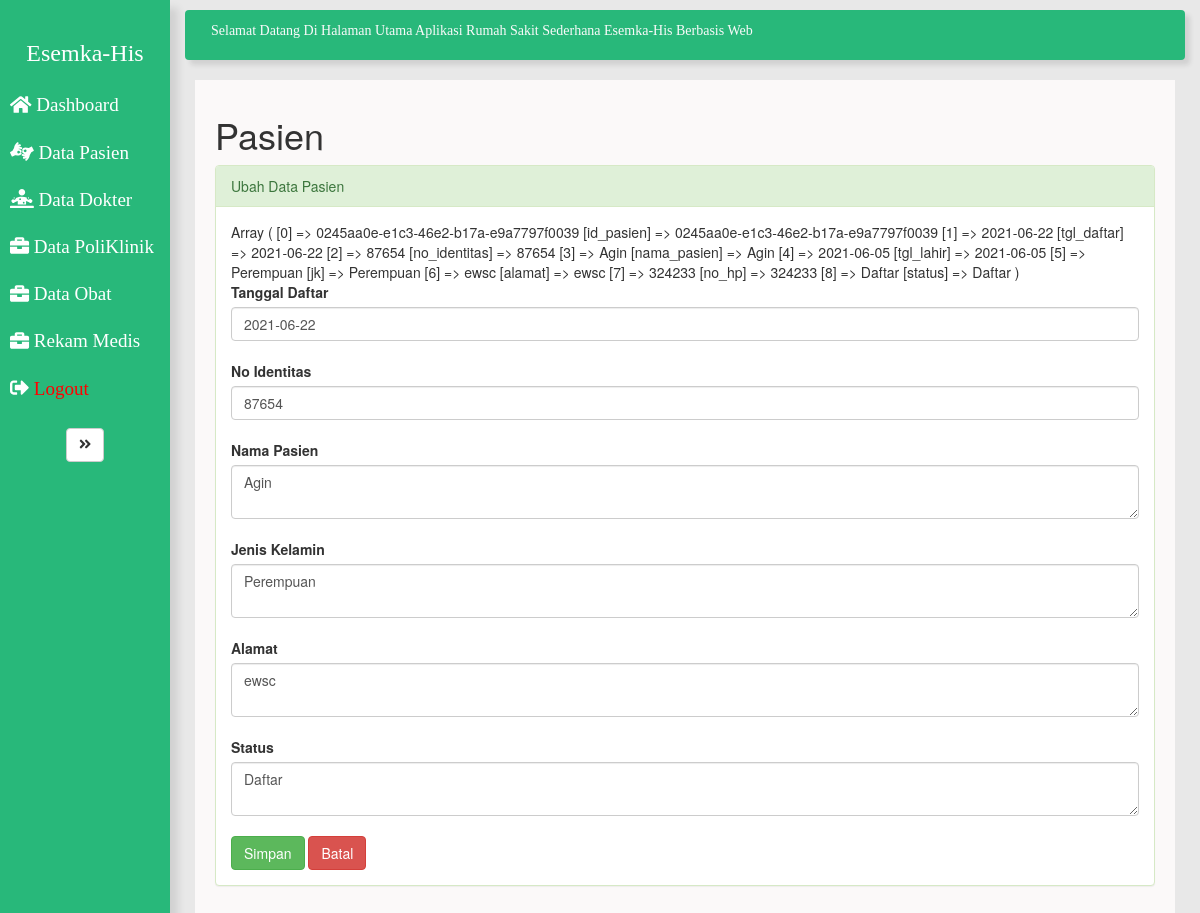
Screenshot of /pasien/edit_pasien.php?id=0245aa0e-e1c3-46e2-b17a-e9a7797f0039 with the database file from the repository.
### tables this page shows
CREATE TABLE `pasien` (
  `id_pasien` varchar(50) NOT NULL,
  `tgl_daftar` date NOT NULL,
  `no_identitas` varchar(30) NOT NULL,
  `nama_pasien` text NOT NULL,
  `tgl_lahir` date NOT NULL,
  `jk` text NOT NULL,
  `alamat` text NOT NULL,
  `no_hp` text NOT NULL,
  `status` text NOT NULL
);

### pasien/edit_pasien.php (the view, shortened to what this page needs)
<!DOCTYPE html>
<html lang="en">
<head>
  	<link rel="stylesheet" href="../assets/css/style.css">
	<link rel="stylesheet" href="https://maxcdn.bootstrapcdn.com/bootstrap/3.4.0/css/bootstrap.min.css">
</head>
<body>
	<div class="wrapper">
			<nav id="sidebar">
				<div class="sidebar-header">
					<a href="../index.php"><h3>Esemka-His</h3>
					</a>
				</div>
				<ul class="list-unstyled components">
					<li>
						<a href="../index.php">
							<i class="fas fa-home"></i>
							Dashboard
						</a>
					</li>
					<li>
						<a href="../pendaftaran">
							<i class="fas fa-american-sign-language-interpreting"></i>
							Data Pasien
						</a>
					</li>
					<li>
						<a href="../dokter/data_dokter.php">
							<i class="fas fa-diagnoses"></i>
							Data Dokter
						</a>
					</li>
					<li>
						<a href="../poliklinik/data_poli.php">
							<i class="fas fa-briefcase"></i>
							Data PoliKlinik
						</a>
					</li>
					<li>
						<a href="../obat/data_obat.php">
							<i class="fas fa-briefcase"></i>
							Data Obat
						</a>
					</li>
					<li>
						<a href="../pelayanan.php">
							<i class="fas fa-briefcase"></i>
							Rekam Medis
						</a>
					</li>
					<li>
						<a href="../logout.php">
							<i class="fas fa-sign-out-alt"></i>
							<font color="red">Logout</font><br>
						</a>
					</li>
				</ul>
					<button type="button" id="sidebarCollapse" class="btn btn-default">
							<i class="fas fa-angle-double-right"></i>
					</button>
			</nav>
		<div id="content">
			<nav class="navbar navbar-expand-lg ">
                <div class="container-fluid">
				<marquee>Selamat Datang Di Halaman Utama Aplikasi Rumah Sakit Sederhana Esemka-His Berbasis Web</marquee>
				</div>
			</nav>
			<div id="page-wrapper" >
				<div style="padding: 15px 20px;background-color: #fbf9f9; min-height: 600px; margin-right: 15px; margin-left: 5px; margin-bottom: 0px;" >
					<div id="page-inner">
                        <div class="box">
                            <h1>Pasien</h1>
                            <div class="panel panel-success">
                            <div class="panel-heading">Ubah Data Pasien </div>
                                <div class="panel-body">
                                <div class="row">
                                    <div class="col-md-12">
                                    <?php
                                     include '../../config.php';
                                     $id = $_GET['id'];
                                     $sql_pasien = mysqli_query($koneksi,"SELECT * FROM pasien WHERE id_pasien='$id'") or die ;(mysqli_error($koneksi));
                                     $data = mysqli_fetch_array($sql_pasien);
                                     print_r($data);
                                     ?>
                                    <form method="post" action="proses_pasien.php">
                                        <label>Tanggal Daftar</label>
                                        <input name="tgl_daftar" id="tgl_daftar" value="<?php echo $data['tgl_daftar']; ?>" class="form-control" required autofocus/>
                                        <br />
                                        <label>No Identitas</label>
                                        <input  type="number" name="no_identitas" id="no_identitas" class="form-control" value="<?=$data['no_identitas']?>"required />
                                        <br />
                                        <label>Nama Pasien</label>
                                        <textarea name="nama_pasien" id="nama_pasien" class="form-control" required><?php echo $data['nama_pasien']; ?></textarea>
                                        <label>Jenis Kelamin</label>
                                        <textarea name="jk" id="jk" class="form-control" required><?php echo $data['jk']; ?></textarea>
                                        <label>Alamat</label>
                                        <textarea name="alamat" id="alamat" class="form-control" required><?php echo $data['alamat']; ?></textarea>
                                        <label>Status</label>
                                        <textarea name="status" id="status" class="form-control" required><?php echo $data['status']; ?></textarea>
                                        <input type="submit" name="edit_pasien" value="Simpan" class="btn btn-success" />
                                        <a href="data_pasien.php"><input type="button" value="Batal" class="btn btn-danger"></a>
                                    </form>
                                    </div>
                                </div>
                            </div>
                        </div>
              </div>
            </div>
          </div>
        </div>
    </div>
  </body>
</html>

### assets/css/style.css (style rules this page uses)
body { font-family: 'Poppins', sans-serif; background: #999; }
a, a:hover, a:focus { color: inherit; text-decoration: none; transition: all 0.3s; }
.navbar { padding: 10px; font-family: 'Trebuchet Ms', Times, serif; color: #fafafa; background: rgb(40, 184, 122); border:none; border-radius: 0; margin-left: -5px; margin-right: 5px; box-shadow: 5px 5px 5px rgba(0, 0, 0, 0.1); }
.wrapper { display: flex; align-items: stretch; background: rgb(232, 232, 232); }
#sidebar { font-family: 'Trebuchet Ms', Times, serif; text-align: center; font-size: 13pt; color: #fff; min-width: 170px; max-width: 180px; background: rgb(40, 184, 122); transition: all 0.3s; outline: 0px; box-shadow: 8px 8px 8px rgba(0, 0, 0, 0.1); }
#sidebar ul li a { text-align: left; color: #fff; font-family: 'Trebuchet Ms', Times, serif; }
#sidebar .sidebar-header h3 { padding-top: 20px; background: rgb(40, 184, 122); color: #fff; font-family: 'Trebuchet Ms', Times, serif; }
#sidebar ul.components { padding: 5px 0; border-bottom: 1px solid rgb(40, 184, 122); }
#sidebar ul li a { padding: 10px; font-size: 1.1em; display: block; }
#content { width: 100%; padding: 10px; padding-left: 20px; min-height: 100vh; transition: all 0.3s; }

### rows the page displays
pasien: tgl_daftar "2021-06-22", no_identitas "87654", nama_pasien "Agin", jk "Perempuan", alamat "ewsc", status "Daftar"
